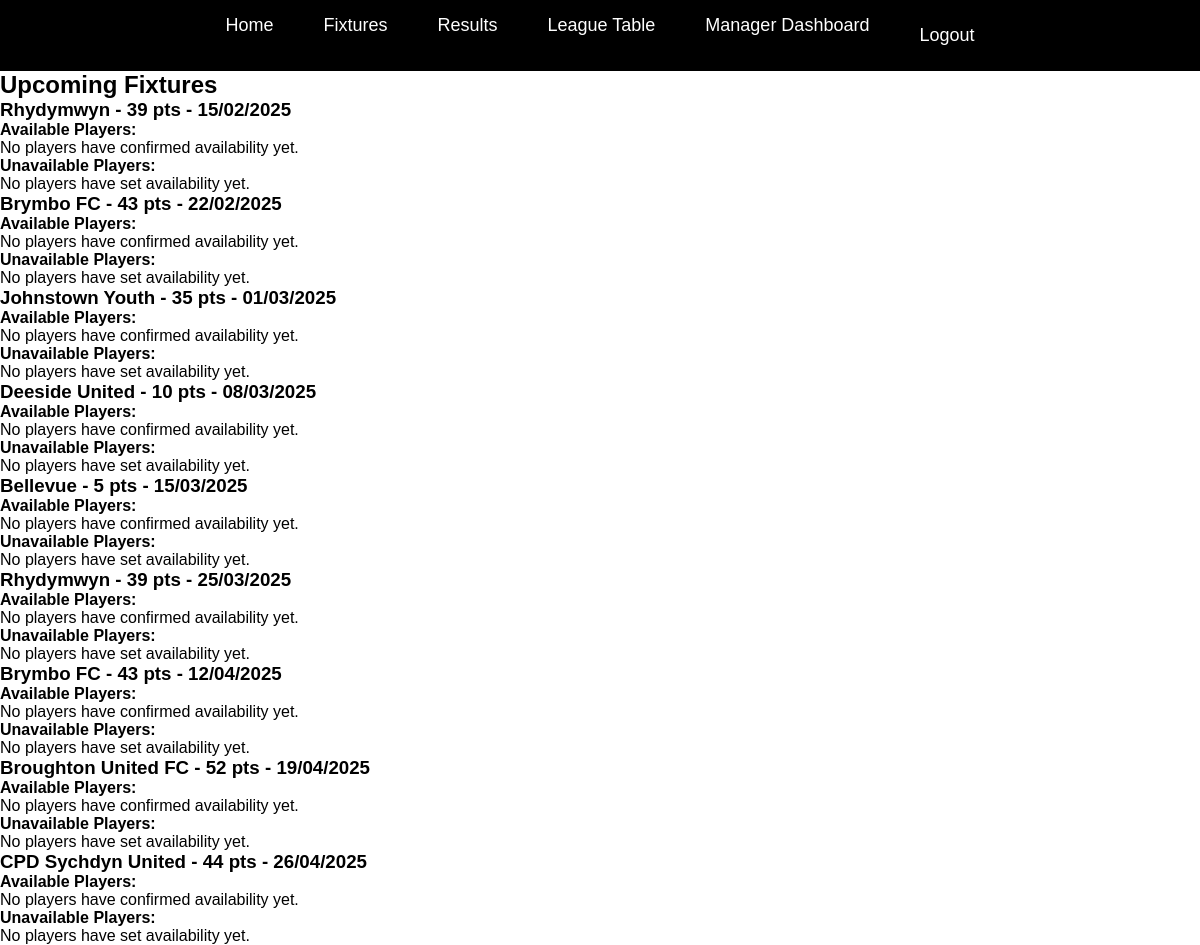
The page /manager-dashboard/ (signed in) on the database as committed earlier.
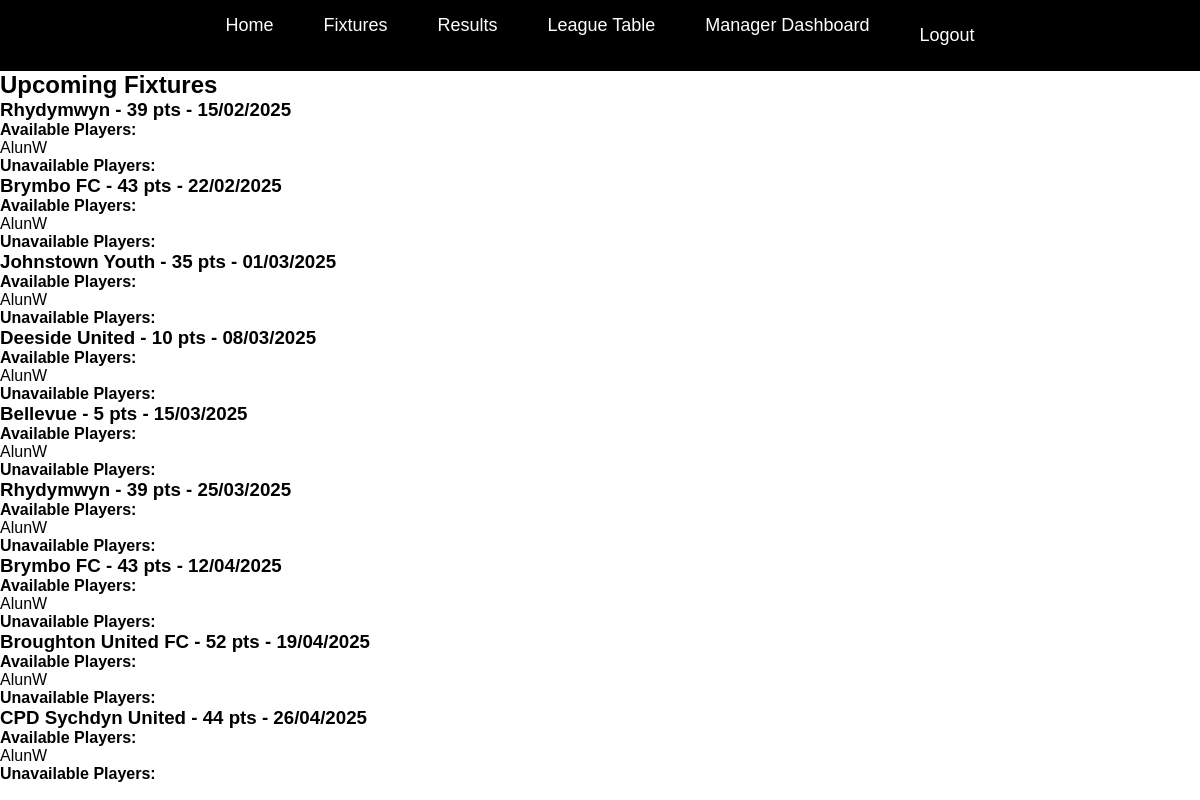
The same page on the database as committed later.
### team/models.py (models this page shows, shortened)
class Fixture(models.Model):
    HOME_OR_AWAY = [
        ("H", "Home"),
        ("A", "Away"),
    ]
    opponent = models.ForeignKey(Team, on_delete=models.SET_NULL, null=True, blank=True)
    date = models.DateField()
    time = models.TimeField()
    location = models.CharField(max_length=100)
    home_or_away = models.CharField(max_length=1, choices=HOME_OR_AWAY)
    goals_for = models.PositiveIntegerField(null=True, blank=True)
    goals_against = models.PositiveIntegerField(null=True, blank=True)
    match_completed = models.BooleanField(default=False)
    def __str__(self):
        opponent_name = self.opponent.name if self.opponent else "Unknown Team"
        return f"{opponent_name} - {self.date} ({'Home' if self.home_or_away == 'H' else 'Away'})"

class Team(models.Model):
    name = models.CharField(max_length=100, default="CPD Yr Wyddgrug")
    logo = models.ImageField(upload_to='team_logos/', blank=True, null=True)
    games_played = models.PositiveIntegerField(default=0)
    wins = models.PositiveIntegerField(default=0)
    draws = models.PositiveIntegerField(default=0)
    losses = models.PositiveIntegerField(default=0)
    goals_for = models.PositiveIntegerField(default=0)
    goals_against = models.PositiveIntegerField(default=0)
    points = models.PositiveIntegerField(default=0)
    def __str__(self):
        return f"{self.name} - {self.points} pts"

class PlayerAvailability(models.Model):
    AVAILABILITY_CHOICES = [
        ("yes", "Available"),
        ("no", "Not Available"),
    ]
    player = models.ForeignKey(User, on_delete=models.CASCADE)
    fixture = models.ForeignKey(Fixture, on_delete=models.CASCADE, default=1)
    status = models.CharField(max_length=3, choices=AVAILABILITY_CHOICES, default="no")
    def __str__(self):
        return f"{self.player.username} - {self.fixture} ({self.status})"

### team/views.py (the view)
# urls.py: path("manager-dashboard/", manager_dashboard, name="manager_dashboard"),
@login_required
def manager_dashboard(request):
    try:
        user_profile = Profile.objects.get(user=request.user)
    except Profile.DoesNotExist:
        return redirect("create_profile")
    if user_profile.role != "manager":
        return render(request, "team/access_denied.html")
    if request.method == "POST":
        form = ManagerPostForm(request.POST)
        if form.is_valid():
            post = form.save(commit=False)
            post.manager = request.user
            post.save()
    else:
        form = ManagerPostForm()
    posts = ManagerPost.objects.all().order_by("-created_at")
    upcoming_fixtures = Fixture.objects.filter(match_completed=False).order_by("date", "time")
    fixture_availability = {}
    for fixture in upcoming_fixtures:
        fixture_availability[fixture.id] = list(PlayerAvailability.objects.filter(fixture=fixture))
    print("Upcoming Fixtures:", upcoming_fixtures)
    print("Fixture Availability:", fixture_availability)
    return render(request, "team/manager_dashboard.html", {
        "form": form,
        "posts": posts,
        "upcoming_fixtures": upcoming_fixtures,
        "fixture_availability": fixture_availability
    })

### team/templatetags/custom_filters.py (called while the page is built)
@register.filter
def get_item(dictionary, key):
    return dictionary.get(key, [])

### team/templates/team/manager_dashboard.html
{% extends "team/base.html" %}
{% load custom_filters %}
{% block content %}
<h2>Upcoming Fixtures</h2>
{% if upcoming_fixtures %}
    {% for fixture in upcoming_fixtures %}
        <h3>{{ fixture.opponent }} - {{ fixture.date|date:"d/m/Y" }}</h3>
        <p><strong>Available Players:</strong></p>
        <ul>
            {% for player in fixture_availability|get_item:fixture.id %}
                {% if player.status == "yes" %}
                    <li>{{ player.player.username }}</li>
                {% endif %}
            {% empty %}
                <li>No players have confirmed availability yet.</li>
            {% endfor %}
        </ul>
        <p><strong>Unavailable Players:</strong></p>
        <ul>
            {% for player in fixture_availability|get_item:fixture.id %}
                {% if player.status == "no" %}
                    <li>{{ player.player.username }}</li>
                {% endif %}
            {% empty %}
                <li>No players have set availability yet.</li>
            {% endfor %}
        </ul>
    {% endfor %}
{% else %}
    <p>No upcoming fixtures.</p>
{% endif %}
{% endblock %}

### team/templates/team/base.html (shortened to what this page needs)
<!DOCTYPE html>
<html lang="en">
<head>
    {% load static %}
    <link rel="stylesheet" href="{% static 'css/style.css' %}">
</head>
<body>
    <nav>
        <ul>
            <li><a href="{% url 'home' %}">Home</a></li>
            <li><a href="{% url 'fixtures' %}">Fixtures</a></li>
            <li><a href="{% url 'results' %}">Results</a></li>
            <li><a href="{% url 'league_table' %}">League Table</a></li>
            {% if request.user.is_authenticated %}
                {% if request.user.profile.role == "manager" %}
                    <li><a href="{% url 'manager_dashboard' %}">Manager Dashboard</a></li>
                {% elif request.user.profile.role == "player" %}
                    <li><a href="{% url 'player_dashboard' %}">Player Dashboard</a></li>
                {% endif %}
                <li>
                    <form action="{% url 'logout' %}" method="post" style="display: inline;">
                        <button type="submit">Logout</button>
                    </form>
                </li>
            {% else %}
                <li><a href="{% url 'login' %}">Login</a></li>
            {% endif %}
        </ul>
    </nav>
    <div class="container">
        {% block content %}
        {% endblock %}
    </div>
</body>
</html>

### static/css/style.css (style rules this page uses)
body, h1, h2, h3, p, ul, li, a, button { margin: 0; padding: 0; font-family: Arial, sans-serif; }
nav { background-color: #000; padding: 15px; text-align: center; }
nav ul { list-style: none; display: flex; justify-content: center; gap: 20px; }
nav ul li { display: inline; }
nav ul li a, nav ul li form button { color: white; text-decoration: none; font-size: 18px; padding: 10px 15px; transition: 0.3s; border: none; background: none; cursor: pointer; }
nav ul li form button { font-size: 18px; color: white; }

Rows that differ between the two databases and show on the page:
shown differently, row unchanged: Fixture (number 1 of 9 on the later page): no longer shows "No players have confirmed availability yet. No players have set availability yet."
added PlayerAvailability: player.username "AlunW", shown under Fixture (number 1 of 9 on the later page)
shown differently, row unchanged: Fixture (number 2 of 9 on the later page): no longer shows "No players have confirmed availability yet. No players have set availability yet."
added PlayerAvailability: player.username "AlunW", shown under Fixture (number 2 of 9 on the later page)
shown differently, row unchanged: Fixture "Johnstown Youth - 35 pts": no longer shows "No players have confirmed availability yet. No players have set availability yet."
added PlayerAvailability: player.username "AlunW", shown under Fixture "Johnstown Youth - 35 pts"
shown differently, row unchanged: Fixture "Deeside United - 10 pts": no longer shows "No players have confirmed availability yet. No players have set availability yet."
added PlayerAvailability: player.username "AlunW", shown under Fixture "Deeside United - 10 pts"
shown differently, row unchanged: Fixture "Bellevue - 5 pts": no longer shows "No players have confirmed availability yet. No players have set availability yet."
added PlayerAvailability: player.username "AlunW", shown under Fixture "Bellevue - 5 pts"
shown differently, row unchanged: Fixture (number 6 of 9 on the later page): no longer shows "No players have confirmed availability yet. No players have set availability yet."
added PlayerAvailability: player.username "AlunW", shown under Fixture (number 6 of 9 on the later page)
shown differently, row unchanged: Fixture (number 7 of 9 on the later page): no longer shows "No players have confirmed availability yet. No players have set availability yet."
added PlayerAvailability: player.username "AlunW", shown under Fixture (number 7 of 9 on the later page)
shown differently, row unchanged: Fixture "Broughton United FC - 52 pts": no longer shows "No players have confirmed availability yet. No players have set availability yet."
added PlayerAvailability: player.username "AlunW", shown under Fixture "Broughton United FC - 52 pts"
shown differently, row unchanged: Fixture "CPD Sychdyn United - 44 pts": no longer shows "No players have confirmed availability yet. No players have set availability yet."
added PlayerAvailability: player.username "AlunW", shown under Fixture "CPD Sychdyn United - 44 pts"
